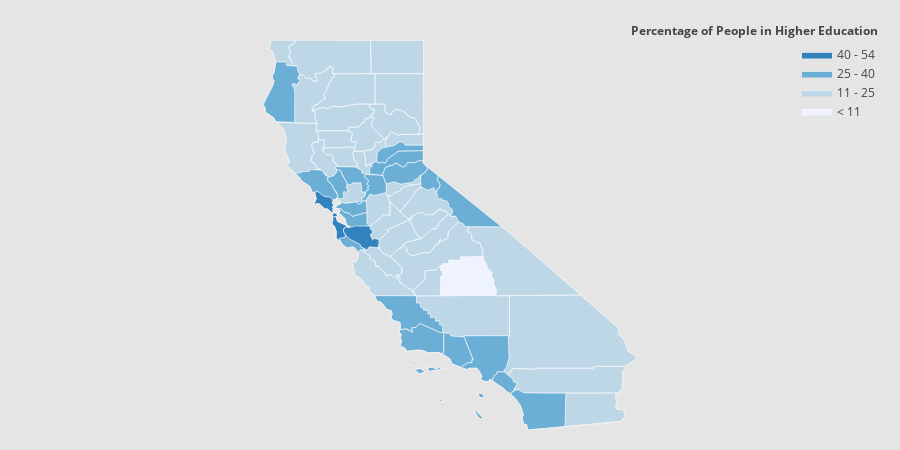

Notebook cell for this chart:
### Code cell
values = mean_edu['estimate']
fips = mean_edu.index

endpts = list(np.mgrid[values.min():values.max():4j])  # Reverse the order
colorscale = ["#eff3ff", "#bdd7e7", "#6baed6", "#3182bd", "#08519c"]


fig2 = ff.create_choropleth(
    fips=fips, values=values, scope=['California'], show_state_data=True,
    colorscale=colorscale, binning_endpoints=endpts, round_legend_values=True,
    plot_bgcolor='rgb(229,229,229)',
    paper_bgcolor='rgb(229,229,229)',
    legend_title='Percentage of People in Higher Education',
    county_outline={'color': 'rgb(255,255,255)', 'width': 0.5},
)
fig2.layout.template = None
fig2.show()

### Figure 1 — Plotly figure (JSON) as saved in the notebook; plotly's stock layout.template omitted (floating-point values rounded to 4 significant figures; data arrays with more than 128 entries replaced by an {"elided": "..."} marker saying what was removed)
{"data": [{"fill": "toself", "fillcolor": "#eff3ff", "hoverinfo": "none", "line": {"color": "rgb(255,255,255)", "width": 0.5}, "mode": "lines", "name": "< 11", "type": "scatter", "x": [-119.6, -119.5, -119.3, -119.3, -119.0, -119.0, -118.4, -118.3, -118.4, -118.3, -118.3, -118.2, -118.2, -118.2, -118.1, -118.2, -118.1, -118.1, -118.1, -118.1, -118.0, -118.0, -119.5, -119.5, -119.5, -119.5, -119.5, -119.5, -119.6, null], "y": [36.49, 36.58, 36.57, 36.66, 36.66, 36.74, 36.74, 36.71, 36.69, 36.6, 36.56, 36.52, 36.48, 36.43, 36.42, 36.39, 36.35, 36.28, 36.17, 36.09, 35.93, 35.79, 35.79, 36.27, 36.27, 36.4, 36.4, 36.49, 36.49, null]}, {"fill": "toself", "fillcolor": "#bdd7e7", "hoverinfo": "none", "line": {"color": "rgb(255,255,255)", "width": 0.5}, "mode": "lines", "name": "11 - 25", "type": "scatter", "x": {"elided": "904 float values"}, "y": {"elided": "904 float values"}}, {"fill": "toself", "fillcolor": "#6baed6", "hoverinfo": "none", "line": {"color": "rgb(255,255,255)", "width": 0.5}, "mode": "lines", "name": "25 - 40", "type": "scatter", "x": {"elided": "479 float values"}, "y": {"elided": "479 float values"}}, {"fill": "toself", "fillcolor": "#3182bd", "hoverinfo": "none", "line": {"color": "rgb(255,255,255)", "width": 0.5}, "mode": "lines", "name": "40 - 54", "type": "scatter", "x": [-122.4, -122.4, -122.4, -122.4, -122.4, null, -123.0, -122.9, -123.0, -122.9, -122.7, -122.6, -122.5, -122.5, -122.5, -122.4, -122.5, -122.5, -122.5, -122.4, -122.5, -122.5, -122.5, -122.5, -122.6, -122.7, -122.9, -122.9, -123.0, -123.0, -123.0, null, -123.0, -123.0, -123.0, -123.0, -123.0, null, -122.3, -122.3, -122.3, -122.3, null, -122.4, -122.4, -122.4, -122.4, -122.4, null, -122.4, -122.4, -122.4, -122.4, null, -122.5, -122.4, -122.4, -122.5, -122.5, null, -122.5, -122.5, -122.5, -122.4, -122.4, -122.4, -122.4, -122.1, -122.1, -122.2, -122.2, -122.2, -122.2, -122.3, -122.3, -122.4, -122.4, -122.5, -122.5, -122.5, null, -122.2, -122.2, -122.1, -122.1, -121.9, -121.5, -121.5, -121.4, -121.4, -121.5, -121.5, -121.4, -121.4, -121.2, -121.2, -121.2, -121.2, -121.2, -121.2, -121.2, -121.5, -121.6, -121.6, -121.7, -121.7, -121.8, -122.0, -122.2, -122.2, null], "y": [37.86, 37.87, 37.85, 37.86, 37.86, null, 38.0, 38.15, 38.3, 38.32, 38.21, 38.19, 38.14, 38.1, 38.02, 37.98, 37.97, 37.94, 37.93, 37.88, 37.86, 37.89, 37.83, 37.81, 37.9, 37.9, 38.02, 38.03, 38.01, 37.99, 38.0, null, 37.7, 37.7, 37.7, 37.69, 37.7, null, 37.79, 37.78, 37.78, 37.79, null, 37.83, 37.82, 37.81, 37.81, 37.83, null, 37.86, 37.86, 37.86, 37.86, null, 37.78, 37.81, 37.72, 37.71, 37.78, null, 37.59, 37.61, 37.71, 37.71, 37.64, 37.62, 37.61, 37.5, 37.47, 37.43, 37.36, 37.29, 37.22, 37.19, 37.11, 37.2, 37.36, 37.49, 37.52, 37.59, null, 37.36, 37.43, 37.47, 37.45, 37.48, 37.48, 37.4, 37.38, 37.31, 37.28, 37.25, 37.15, 37.18, 37.16, 37.12, 37.09, 37.06, 37.03, 36.99, 36.96, 36.98, 36.89, 36.93, 36.99, 37.01, 37.05, 37.17, 37.32, 37.36, null]}, {"fill": "toself", "fillcolor": "#08519c", "hoverinfo": "none", "line": {"color": "rgb(255,255,255)", "width": 0.5}, "mode": "lines", "name": "> 54", "type": "scatter", "x": [], "y": []}, {"hoverinfo": "text", "legendgroup": "centroids", "marker": {"color": "white", "opacity": 0}, "mode": "markers", "name": "US Counties", "selected": {"marker": {"color": "white", "opacity": 1, "size": 3}}, "showlegend": false, "text": ["County: Ventura<br>State: California<br>FIPS: 06111<br>Value: 30.75394494214177", "County: Ventura<br>State: California<br>FIPS: 06111<br>Value: 30.75394494214177", "County: Ventura<br>State: California<br>FIPS: 06111<br>Value: 30.75394494214177", "County: Santa Barbara<br>State: California<br>FIPS: 06083<br>Value: 31.218754700294422", "County: Santa Barbara<br>State: California<br>FIPS: 06083<br>Value: 31.218754700294422", "County: Santa Barbara<br>State: California<br>FIPS: 06083<br>Value: 31.218754700294422", "County: Santa Barbara<br>State: California<br>FIPS: 06083<br>Value: 31.218754700294422", "County: Santa Barbara<br>State: California<br>FIPS: 06083<br>Value: 31.218754700294422", "County: San Francisco<br>State: California<br>FIPS: 06075<br>Value: 50.739894639049055", "County: San Francisco<br>State: California<br>FIPS: 06075<br>Value: 50.739894639049055", "County: San Francisco<br>State: California<br>FIPS: 06075<br>Value: 50.739894639049055", "County: San Francisco<br>State: California<br>FIPS: 06075<br>Value: 50.739894639049055", "County: San Francisco<br>State: California<br>FIPS: 06075<br>Value: 50.739894639049055", "County: Marin<br>State: California<br>FIPS: 06041<br>Value: 54.761007965343914", "County: Marin<br>State: California<br>FIPS: 06041<br>Value: 54.761007965343914", "County: Los Angeles<br>State: California<br>FIPS: 06037<br>Value: 28.751062157688672", "County: Los Angeles<br>State: California<br>FIPS: 06037<br>Value: 28.751062157688672", "County: Los Angeles<br>State: California<br>FIPS: 06037<br>Value: 28.751062157688672", "County: Del Norte<br>State: California<br>FIPS: 06015<br>Value: 13.659012753044987", "County: Del Norte<br>State: California<br>FIPS: 06015<br>Value: 13.659012753044987", "County: Alameda<br>State: California<br>FIPS: 06001<br>Value: 39.98471540845876", "County: Alpine<br>State: California<br>FIPS: 06003<br>Value: 31.956228859560724", "County: Amador<br>State: California<br>FIPS: 06005<br>Value: 20.342844116322887", "County: Butte<br>State: California<br>FIPS: 06007<br>Value: 21.551367083691378", "County: Calaveras<br>State: California<br>FIPS: 06009<br>Value: 23.150556178700516", "County: Colusa<br>State: California<br>FIPS: 06011<br>Value: 13.870472865118114", "County: Contra Costa<br>State: California<br>FIPS: 06013<br>Value: 37.97988437384093", "County: El Dorado<br>State: California<br>FIPS: 06017<br>Value: 29.480520920923777", "County: Fresno<br>State: California<br>FIPS: 06019<br>Value: 18.256227073237007", "County: Glenn<br>State: California<br>FIPS: 06021<br>Value: 12.279594533312672", "County: Humboldt<br>State: California<br>FIPS: 06023<br>Value: 25.940551737658048", "County: Imperial<br>State: California<br>FIPS: 06025<br>Value: 12.90798457169935", "County: Inyo<br>State: California<br>FIPS: 06027<br>Value: 20.238530446295666", "County: Kern<br>State: California<br>FIPS: 06029<br>Value: 14.243713802339778", "County: Kings<br>State: California<br>FIPS: 06031<br>Value: 12.350641842738833", "County: Lake<br>State: California<br>FIPS: 06033<br>Value: 16.27660986343913", "County: Lassen<br>State: California<br>FIPS: 06035<br>Value: 13.247731923872333", "County: Madera<br>State: California<br>FIPS: 06039<br>Value: 14.558391318510205", "County: Mariposa<br>State: California<br>FIPS: 06043<br>Value: 19.898345808573147", "County: Mendocino<br>State: California<br>FIPS: 06045<br>Value: 21.586070844078947", "County: Merced<br>State: California<br>FIPS: 06047<br>Value: 12.078822041643926", "County: Modoc<br>State: California<br>FIPS: 06049<br>Value: 14.335212303969117", "County: Mono<br>State: California<br>FIPS: 06051<br>Value: 29.491578338350894", "County: Monterey<br>State: California<br>FIPS: 06053<br>Value: 24.355912452369", "County: Napa<br>State: California<br>FIPS: 06055<br>Value: 32.9515914936041", "County: Nevada<br>State: California<br>FIPS: 06057<br>Value: 31.954182570964687", "County: Orange<br>State: California<br>FIPS: 06059<br>Value: 36.57375392847731", "County: Placer<br>State: California<br>FIPS: 06061<br>Value: 34.31718813452658", "County: Plumas<br>State: California<br>FIPS: 06063<br>Value: 21.319674605753768", "County: Riverside<br>State: California<br>FIPS: 06065<br>Value: 19.52372344400649", "County: Sacramento<br>State: California<br>FIPS: 06067<br>Value: 26.813165446052214", "County: San Benito<br>State: California<br>FIPS: 06069<br>Value: 20.495258579195458", "County: San Bernardino<br>State: California<br>FIPS: 06071<br>Value: 18.47498479503309", "County: San Diego<br>State: California<br>FIPS: 06073<br>Value: 31.783150912372008", "County: San Joaquin<br>State: California<br>FIPS: 06077<br>Value: 15.989274394842003", "County: San Luis Obispo<br>State: California<br>FIPS: 06079<br>Value: 30.37591372678619", "County: San Mateo<br>State: California<br>FIPS: 06081<br>Value: 45.19353050942232", "County: Santa Clara<br>State: California<br>FIPS: 06085<br>Value: 44.57023128812363", "County: Santa Cruz<br>State: California<br>FIPS: 06087<br>Value: 38.25112123811465", "County: Shasta<br>State: California<br>FIPS: 06089<br>Value: 20.196971574464747", "County: Sierra<br>State: California<br>FIPS: 06091<br>Value: 23.883837972942388", "County: Siskiyou<br>State: California<br>FIPS: 06093<br>Value: 18.01884754507149", "County: Solano<br>State: California<br>FIPS: 06095<br>Value: 23.314010620792086", "County: Sonoma<br>State: California<br>FIPS: 06097<br>Value: 31.41646915459154", "County: Stanislaus<br>State: California<br>FIPS: 06099<br>Value: 14.431536466471863", "County: Sutter<br>State: California<br>FIPS: 06101<br>Value: 16.92583483780534", "County: Tehama<br>State: California<br>FIPS: 06103<br>Value: 12.857766784165365", "County: Trinity<br>State: California<br>FIPS: 06105<br>Value: 22.841823499638142", "County: Tulare<br>State: California<br>FIPS: 06107<br>Value: 11.15639612442295", "County: Tuolumne<br>State: California<br>FIPS: 06109<br>Value: 19.464739254351123", "County: Yolo<br>State: California<br>FIPS: 06113<br>Value: 37.88265560219083", "County: Yuba<br>State: California<br>FIPS: 06115<br>Value: 13.162599546770858"], "type": "scatter", "unselected": {"marker": {"opacity": 0}}, "x": [[-119.4], [-119.1], [-119.5], [-119.0], [-119.7], [-120.1], [-120.4], [-120.0], [-123.0], [-122.3], [-122.4], [-122.4], [-122.4], [-122.4], [-122.7], [-118.4], [-118.5], [-118.2], [-124.2], [-123.9], -121.9, -119.8, -120.7, -121.6, -120.6, -122.2, -121.9, -120.5, -119.6, -122.4, -123.9, -115.4, -117.4, -118.7, -119.8, -122.8, -120.6, -119.8, -119.9, -123.4, -120.7, -120.7, -118.9, -121.2, -122.3, -120.8, -117.8, -120.7, -120.8, -116.0, -121.3, -121.1, -116.2, -116.7, -121.3, -120.4, -122.3, -121.7, -122.0, -122.0, -120.5, -122.5, -121.9, -122.9, -121.0, -121.7, -122.2, -123.1, -118.8, -120.0, -121.9, -121.4], "y": [[34.01], [34.47], [33.25], [33.48], [34.01], [33.97], [34.04], [34.72], [37.7], [37.78], [37.82], [37.86], [37.76], [37.86], [38.07], [33.38], [32.9], [34.36], [41.95], [41.74], 37.65, 38.6, 38.45, 39.67, 38.2, 39.18, 37.92, 38.78, 36.76, 39.6, 40.7, 33.04, 36.51, 35.34, 36.08, 39.1, 40.67, 37.22, 37.58, 39.44, 37.19, 41.59, 37.94, 36.22, 38.51, 39.3, 33.7, 39.06, 40.0, 33.74, 38.45, 36.61, 34.84, 33.03, 37.93, 35.39, 37.42, 37.23, 37.06, 40.76, 39.58, 41.59, 38.27, 38.53, 37.56, 39.03, 40.13, 40.65, 36.22, 38.03, 38.69, 39.27]}, {"hoverinfo": "text", "legendgroup": "States", "line": {"color": "rgb(240, 240, 240)", "width": 1}, "mode": "lines", "showlegend": false, "type": "scatter", "x": {"elided": "263 float values"}, "y": {"elided": "263 float values"}}], "layout": {"annotations": [{"showarrow": false, "text": "<b>Percentage of People in Higher Education</b>", "x": 1, "xanchor": "right", "xref": "paper", "y": 1.05, "yref": "paper"}], "dragmode": "select", "height": 450, "hovermode": "closest", "legend": {"traceorder": "reversed", "x": 1, "xanchor": "right", "y": 1, "yanchor": "top"}, "margin": {"b": 20, "l": 20, "r": 20, "t": 40}, "paper_bgcolor": "rgb(229,229,229)", "plot_bgcolor": "rgb(229,229,229)", "width": 900, "xaxis": {"autorange": false, "fixedrange": true, "range": [-131.1, -107.4], "showgrid": false, "showticklabels": false, "zeroline": false}, "yaxis": {"autorange": false, "fixedrange": true, "range": [32.53, 42.0], "showgrid": false, "showticklabels": false, "zeroline": false}}}
